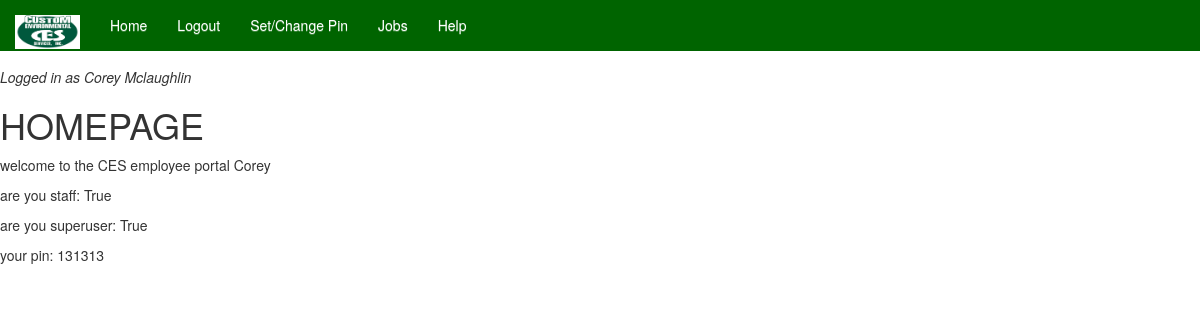
/ (signed in), run on an earlier commit of the app's database.
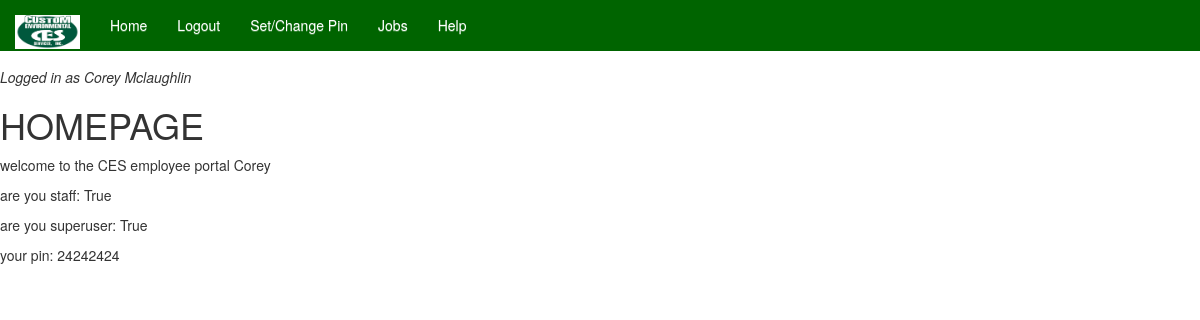
And on a later commit of the database.
### accounts/models.py (models this page shows, shortened)
class User(AbstractBaseUser):
    email = models.EmailField(max_length=255, unique=True)
    first_name = models.CharField(max_length=30)
    last_name = models.CharField(max_length=40)
    time_stamp = models.DateTimeField(auto_now_add=True)
    is_active = models.BooleanField(default=True)
    is_staff = models.BooleanField(default=False)
    is_admin = models.BooleanField(default=False)
    USERNAME_FIELD = 'email'
    REQUIRED_FIELDS = []  # email and password are included by default
    objects = UserManager()
    def get_full_name(self):
        return self.first_name + ' ' + self.last_name
    def get_short_name(self):
        return self.first_name

class Employee(models.Model):
    user = models.OneToOneField(User, on_delete=models.CASCADE)
    pin = models.CharField(max_length=15, default=0000, blank=True, null=True)

### CES/views.py (the view)
# urls.py: 2. Add a URL to urlpatterns:  path('', views.home, name='home')
@login_required
def home(request):
    context = {
        'user': request.user
    }
    return render(request, 'home.html', context)

### templates/home.html (shortened to what this page needs)
{% extends 'base.html' %}
{% block content %}
<h1>HOMEPAGE</h1>
<p>welcome to the CES employee portal {{ user.get_short_name }}</p>
<p>are you staff: {{ user.is_staff }}</p>
<p>are you superuser: {{ user.is_admin }}</p>
<p>your pin: {{ user.employee.pin }}</p>
{% endblock %}

### templates/base.html (shortened to what this page needs)
<!DOCTYPE html>
<html>
<head>
  {% block extra_head %}<link rel="stylesheet" href="//maxcdn.bootstrapcdn.com/bootstrap/3.2.0/css/bootstrap.min.css">
<link rel="stylesheet" href="//maxcdn.bootstrapcdn.com/bootstrap/3.2.0/css/bootstrap-theme.min.css">{% endblock %}
</head>
{% load static %}
<header>
    <div class="container clearfix">
<div class= "navbar-wrapper">
    <div class="container">
        <nav class = "navbar navbar-fixed-top" id="navbar_whole">
                <div class = "navbar-header">
                    <a class="navbar-brand" href="{%url 'home' %}">
                         <img class="img-responsive" src="/static/images/ces_logo_image.png" height="60" width="65">
                    </a>
                </div>
                <div id= "navbar" class="navbar-collapse collapse">
                    <ul class="nav navbar-nav">
                        <li>
                            <a href="{% url 'home' %}">Home</a>
                        </li>
                        <li>
                            <a href="{% url 'logout' %}">Logout</a>
                        </li>
                      <li>
                            <a href="{% url 'set_pin' %}">Set/Change Pin</a>
                        </li>
                        <li>
                            <a href="{% url 'jobs' %}">Jobs</a>
                        </li>
                        <li>
                            <a href="{% url 'help' %}">Help</a>
                        </li>
                    </ul>
                </div>
        </nav>
    </div>
</div>
</div>
</header>
<body>
{% block body %}
<br><br><br>
<i><h5>Logged in as {{ user.get_full_name }}</h5></i>
  {% block content %}{% endblock content %}
{% endblock body %}
</body>
</html>

What changed in the data, as far as the page shows it:
changed User "Corey Mclaughlin": employee.pin "131313" → "24242424"
